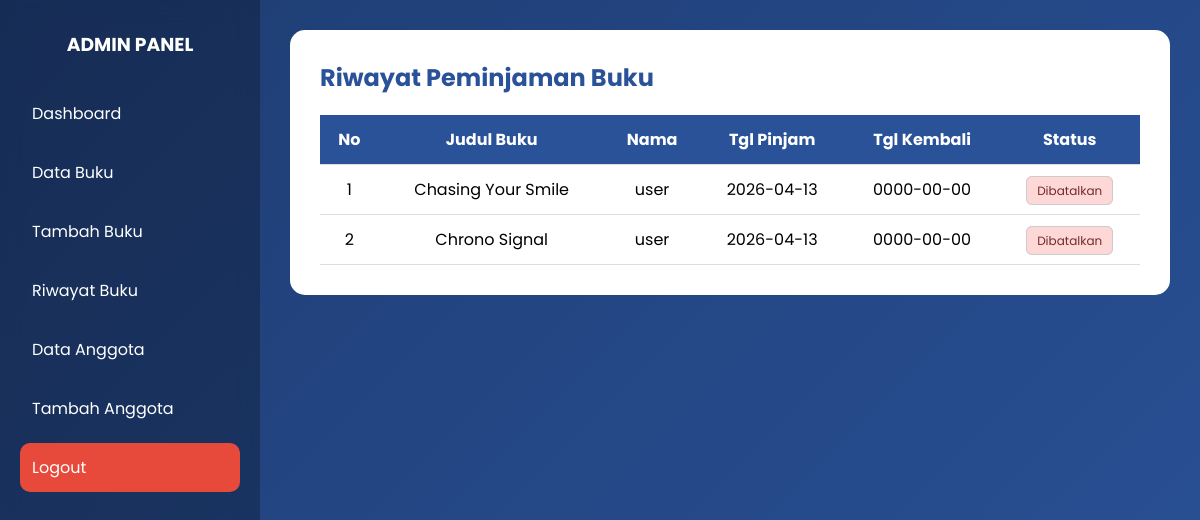
/project_rafli/admin/riwayat_buku.php (signed in), run on an earlier commit of the app's database.
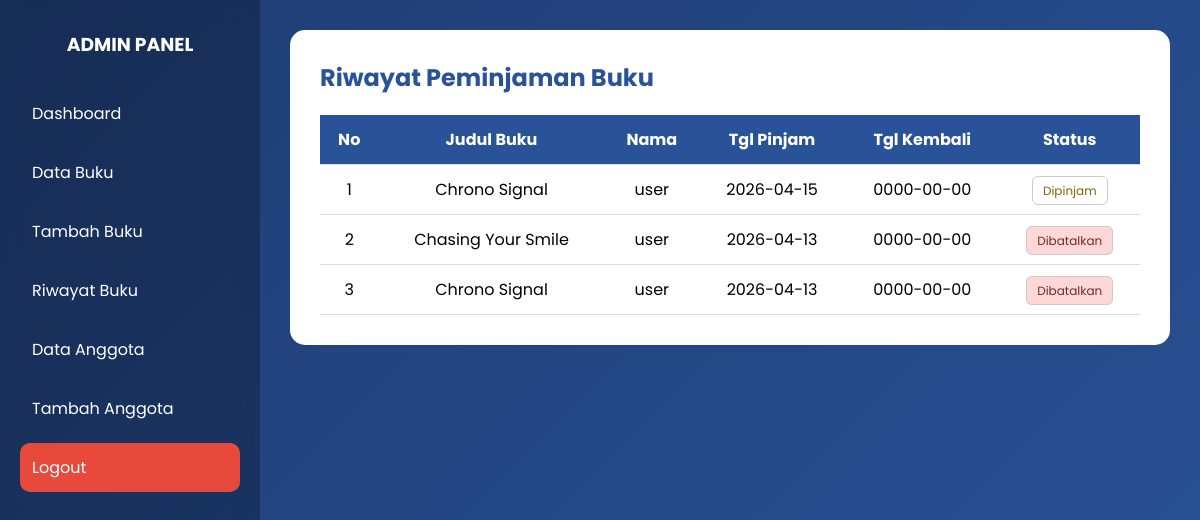
And on a later commit of the database.
### tables this page shows
CREATE TABLE `peminjaman` (
  `id` int(11) NOT NULL,
  `id_buku` int(11) NOT NULL,
  `nama_peminjam` varchar(100) NOT NULL,
  `jumlah` int(11) NOT NULL DEFAULT 1,
  `tanggal_pinjam` date NOT NULL,
  `tanggal_kembali` date NOT NULL,
  `status` varchar(20) DEFAULT 'Dipinjam'
);

CREATE TABLE `buku` (
  `id` int(11) NOT NULL,
  `judul` varchar(100) NOT NULL,
  `pengarang` varchar(100) NOT NULL,
  `penerbit` varchar(100) NOT NULL,
  `tahun_terbit` year(4) NOT NULL,
  `stok` int(11) NOT NULL,
  `foto` varchar(255) DEFAULT NULL
);

### project_rafli/admin/riwayat_buku.php (the view, shortened to what this page needs)
<?php
include '../config.php';
$query = mysqli_query($koneksi, "
    SELECT peminjaman.*, buku.judul
    FROM peminjaman
    JOIN buku ON peminjaman.id_buku = buku.id
    ORDER BY peminjaman.id DESC
");
?>
<!DOCTYPE html>
<html>
<head>
</head>
<body>
<div class="wrapper">
  <div class="sidebar">
    <h3>ADMIN PANEL</h3>
    <a href="dashboard_admin.php">Dashboard</a>
    <a href="data_buku.php">Data Buku</a>
    <a href="tambah_buku.php">Tambah Buku</a>
    <a href="riwayat_buku.php">Riwayat Buku</a>
    <a href="data_anggota.php">Data Anggota</a>
    <a href="tambah_anggota.php">Tambah Anggota</a>
    <a href="../logout.php" class="logout">Logout</a>
  </div>
  <div class="content">
    <div class="container">
      <h2>Riwayat Peminjaman Buku</h2>
      <table>
      <tr>
          <th>No</th>
          <th>Judul Buku</th>
          <th>Nama</th>
          <th>Tgl Pinjam</th>
          <th>Tgl Kembali</th>
          <th>Status</th>
      </tr>
      <?php
      $no = 1;
      while ($row = mysqli_fetch_assoc($query)) {
      ?>
      <tr>
          <td><?= $no++; ?></td>
          <td><?= $row['judul']; ?></td>
          <td><?= $row['nama_peminjam']; ?></td>
          <td><?= $row['tanggal_pinjam']; ?></td>
          <td><?= $row['tanggal_kembali']; ?></td>
          <td>
              <?php
                  if($row['status'] == 'menunggu_konfirmasi') {
                      echo '<span class="badge" style="background:#fef3c7; color:#92400e;">Menunggu Konfirmasi</span>';
                  } elseif($row['status'] == 'Dipinjam') {
                      echo '<span class="badge dipinjam">Dipinjam</span>';
                  } elseif($row['status'] == 'dibatalkan') {
                      echo '<span class="badge" style="background:#fed7d7; color:#742a2a;">Dibatalkan</span>';
                  } else {
                      echo '<span class="badge kembali">Kembali</span>';
                  }
              ?>
          </td>
      </tr>
      <?php } ?>
      </table>
    </div>
  </div>
</div>
</body>
</html>

What changed in the data, as far as the page shows it:
added peminjaman: id_buku.judul "Chrono Signal", nama_peminjam "user", tanggal_pinjam "2026-04-15", tanggal_kembali "0000-00-00", status "Dipinjam"
